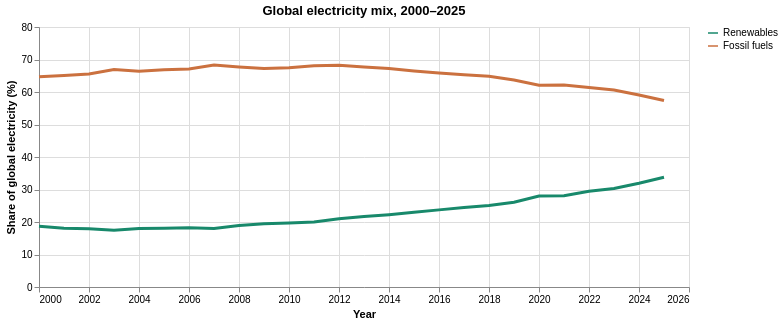

Source (notebook cell):
### Markdown cell above
## 3. Is the global electricity mix changing?
**Question:** Is the share of renewables increasing, and the fossil share decreasing?  
**Method:** Use the supplied `World` aggregate, not a sum of countries (which may have gaps and aggregation overlaps). Plot shares as **percentages**, not TWh.

### Code cell
world = df.loc[
    (df["country"] == "World") & df["year"].between(2000, 2025)
].sort_values("year").copy()

share_cols = {
    "renewables_electricity_share_pct": "Renewables",
    "fossil_fuels_electricity_share_pct": "Fossil fuels",
}
trend = world[["year", *share_cols]].melt(
    id_vars="year", var_name="source", value_name="share_pct"
)
trend["source"] = trend["source"].map(share_cols)
trend = trend.dropna(subset=["share_pct"])

chart1 = alt.Chart(trend).mark_line(strokeWidth=3).encode(
    x=alt.X("year:Q", title="Year", axis=alt.Axis(format="d")),
    y=alt.Y("share_pct:Q", title="Share of global electricity (%)", scale=alt.Scale(domain=[0, 80])),
    color=alt.Color("source:N", scale=alt.Scale(
        domain=["Renewables", "Fossil fuels"], range=["#18896b", "#cb713f"]
    ), title=None),
    tooltip=["year:Q", "source:N", alt.Tooltip("share_pct:Q", format=".1f")],
).properties(width=650, height=260, title="Global electricity mix, 2000–2025")
display(chart1)

display(world.loc[world["year"].isin([2000, 2025]),
    ["year", *share_cols, "renewables_electricity_twh", "fossil_fuels_electricity_twh"]])

### Figure 1 — Vega-Lite specification as saved in the notebook (floating-point values rounded to 4 significant figures)
{"config": {"view": {"continuousWidth": 300, "continuousHeight": 300}}, "data": {"name": "data-0b1c24a9727c93d4b51a34f106c89511"}, "mark": {"type": "line", "strokeWidth": 3}, "encoding": {"color": {"field": "source", "scale": {"domain": ["Renewables", "Fossil fuels"], "range": ["#18896b", "#cb713f"]}, "title": null, "type": "nominal"}, "tooltip": [{"field": "year", "type": "quantitative"}, {"field": "source", "type": "nominal"}, {"field": "share_pct", "format": ".1f", "type": "quantitative"}], "x": {"axis": {"format": "d"}, "field": "year", "title": "Year", "type": "quantitative"}, "y": {"field": "share_pct", "scale": {"domain": [0, 80]}, "title": "Share of global electricity (%)", "type": "quantitative"}}, "height": 260, "title": "Global electricity mix, 2000–2025", "width": 650, "$schema": "https://vega.github.io/schema/vega-lite/v6.4.1.json", "datasets": {"data-0b1c24a9727c93d4b51a34f106c89511": [{"year": 2000, "source": "Renewables", "share_pct": 18.72}, {"year": 2001, "source": "Renewables", "share_pct": 18.04}, {"year": 2002, "source": "Renewables", "share_pct": 17.91}, {"year": 2003, "source": "Renewables", "share_pct": 17.44}, {"year": 2004, "source": "Renewables", "share_pct": 17.98}, {"year": 2005, "source": "Renewables", "share_pct": 18.1}, {"year": 2006, "source": "Renewables", "share_pct": 18.23}, {"year": 2007, "source": "Renewables", "share_pct": 17.97}, {"year": 2008, "source": "Renewables", "share_pct": 18.91}, {"year": 2009, "source": "Renewables", "share_pct": 19.47}, {"year": 2010, "source": "Renewables", "share_pct": 19.72}, {"year": 2011, "source": "Renewables", "share_pct": 20.02}, {"year": 2012, "source": "Renewables", "share_pct": 20.98}, {"year": 2013, "source": "Renewables", "share_pct": 21.71}, {"year": 2014, "source": "Renewables", "share_pct": 22.26}, {"year": 2015, "source": "Renewables", "share_pct": 22.97}, {"year": 2016, "source": "Renewables", "share_pct": 23.73}, {"year": 2017, "source": "Renewables", "share_pct": 24.47}, {"year": 2018, "source": "Renewables", "share_pct": 25.09}, {"year": 2019, "source": "Renewables", "share_pct": 26.07}, {"year": 2020, "source": "Renewables", "share_pct": 27.99}, {"year": 2021, "source": "Renewables", "share_pct": 28.1}, {"year": 2022, "source": "Renewables", "share_pct": 29.47}, {"year": 2023, "source": "Renewables", "share_pct": 30.32}, {"year": 2024, "source": "Renewables", "share_pct": 31.94}, {"year": 2025, "source": "Renewables", "share_pct": 33.76}, {"year": 2000, "source": "Fossil fuels", "share_pct": 64.66}, {"year": 2001, "source": "Fossil fuels", "share_pct": 65.1}, {"year": 2002, "source": "Fossil fuels", "share_pct": 65.55}, {"year": 2003, "source": "Fossil fuels", "share_pct": 66.92}, {"year": 2004, "source": "Fossil fuels", "share_pct": 66.4}, {"year": 2005, "source": "Fossil fuels", "share_pct": 66.87}, {"year": 2006, "source": "Fossil fuels", "share_pct": 67.11}, {"year": 2007, "source": "Fossil fuels", "share_pct": 68.31}, {"year": 2008, "source": "Fossil fuels", "share_pct": 67.69}, {"year": 2009, "source": "Fossil fuels", "share_pct": 67.21}, {"year": 2010, "source": "Fossil fuels", "share_pct": 67.46}, {"year": 2011, "source": "Fossil fuels", "share_pct": 68.1}, {"year": 2012, "source": "Fossil fuels", "share_pct": 68.22}, {"year": 2013, "source": "Fossil fuels", "share_pct": 67.71}, {"year": 2014, "source": "Fossil fuels", "share_pct": 67.22}, {"year": 2015, "source": "Fossil fuels", "share_pct": 66.48}, {"year": 2016, "source": "Fossil fuels", "share_pct": 65.86}, {"year": 2017, "source": "Fossil fuels", "share_pct": 65.34}, {"year": 2018, "source": "Fossil fuels", "share_pct": 64.86}, {"year": 2019, "source": "Fossil fuels", "share_pct": 63.66}, {"year": 2020, "source": "Fossil fuels", "share_pct": 62.1}, {"year": 2021, "source": "Fossil fuels", "share_pct": 62.12}, {"year": 2022, "source": "Fossil fuels", "share_pct": 61.4}, {"year": 2023, "source": "Fossil fuels", "share_pct": 60.58}, {"year": 2024, "source": "Fossil fuels", "share_pct": 59.09}, {"year": 2025, "source": "Fossil fuels", "share_pct": 57.39}]}}
